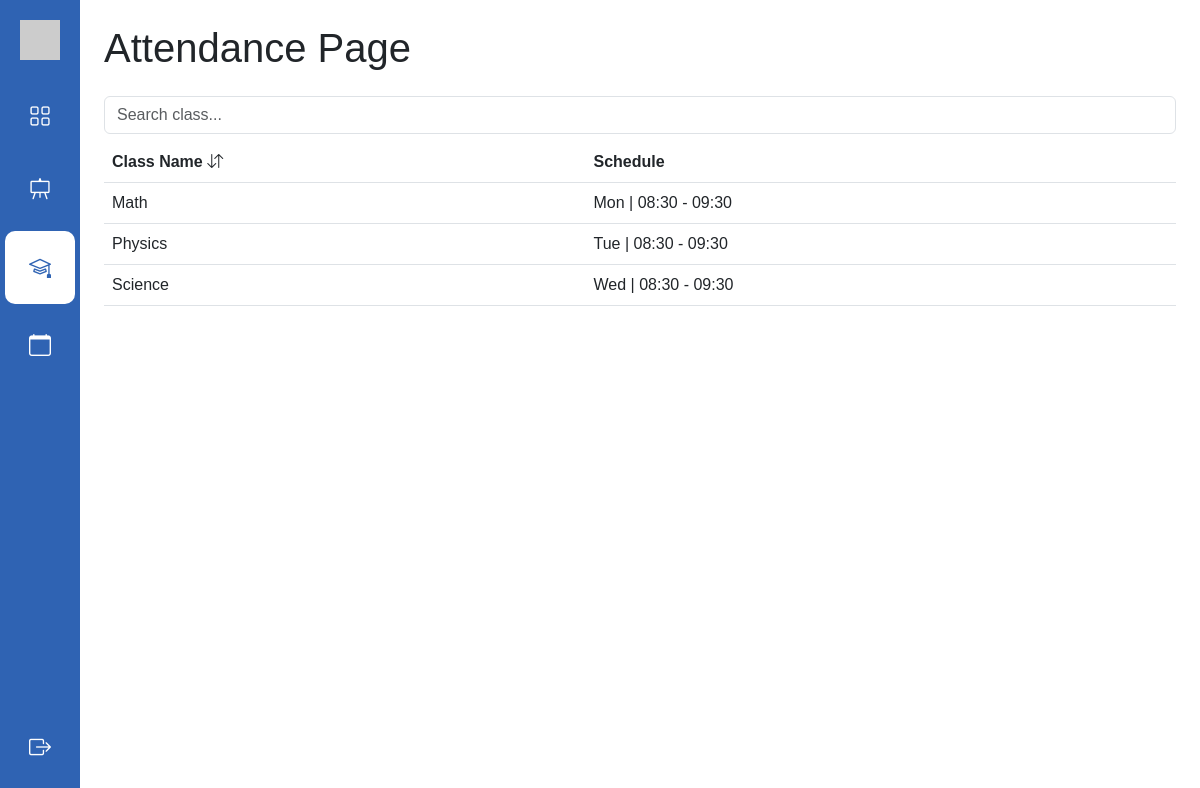
Page /attendance/ (signed in) on the earlier database version.
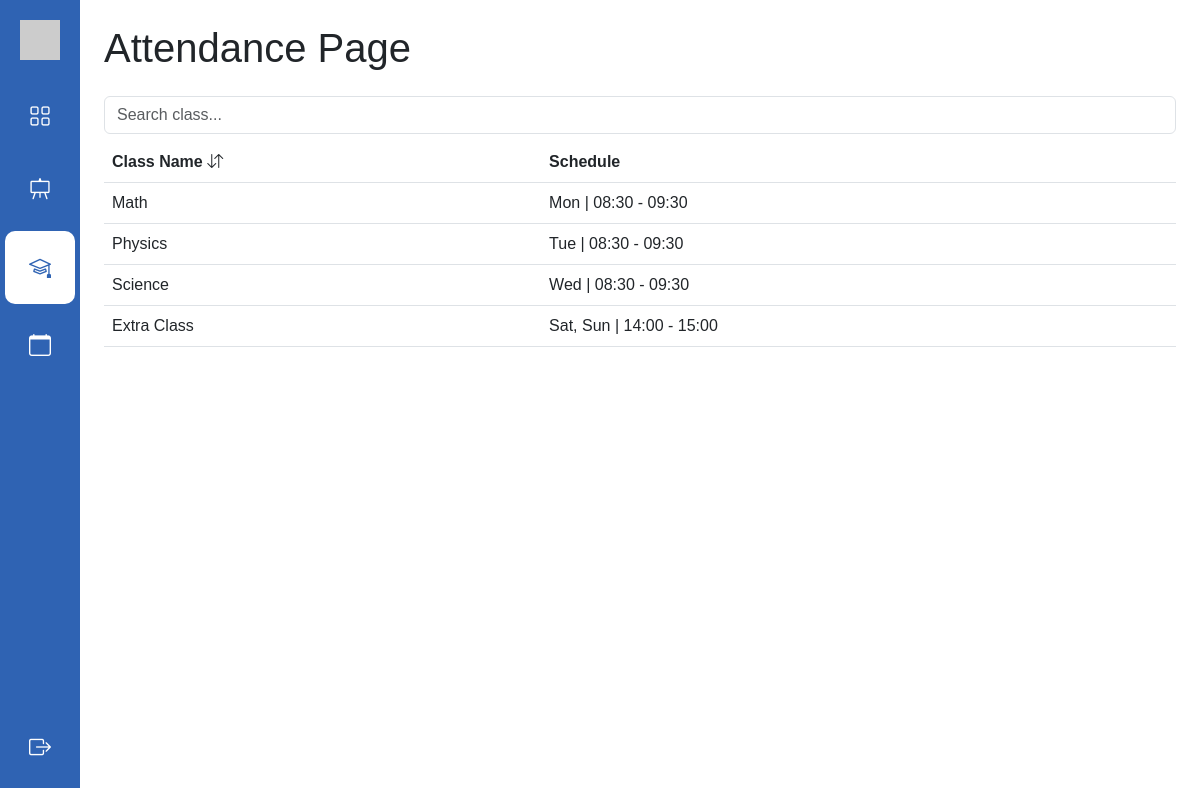
Same page on the later database version.
### record/models.py (models this page shows, shortened)
class ClassRoom(models.Model):
    user = models.ForeignKey(User, on_delete=models.CASCADE)
    name = models.CharField(max_length=255)
    year = models.CharField(max_length=50, blank=True)
    room = models.CharField(max_length=100, blank=True)
    schedule = models.CharField(max_length=255, blank=True)
    description = models.TextField(blank=True)

### record/views.py (the view)
# urls.py: path('attendance/', views.attendance, name='attendance'),
@login_required(login_url='login')
def attendance(request):
    classrooms = ClassRoom.objects.filter(user=request.user)
    return render(request, 'attendance.html', {
        'classrooms': classrooms
    })

### record/templates/attendance.html (shortened to what this page needs)
{% extends 'main_page.html' %}
{% load static %}
{% block content %}
<link rel="stylesheet" href="{% static 'css/attendance.css' %}">
<h1 class="mb-4">Attendance Page</h1>
<div id="classTableSection">
    <input type="text" id="searchClass" class="form-control mb-2" placeholder="Search class...">
    <table class="table table-hover" id="classTable">
        <thead>
            <tr>
                <th onclick="sortTable('classTable', 0)">
                    Class Name <i class="bi bi-arrow-down-up"></i>
                </th>
                <th>Schedule</th>
            </tr>
        </thead>
        <tbody>
            {% for classroom in classrooms %}
            <tr class="clickable-row" data-class-id="{{ classroom.id }}">
                <td>{{ classroom.name }}</td>
                <td>{{ classroom.schedule }}</td>
            </tr>
            {% empty %}
            <tr>
                <td colspan="2">No classes found</td>
            </tr>
            {% endfor %}
        </tbody>
    </table>
</div>
{% endblock %}

### record/templates/main_page.html (shortened to what this page needs)
{% load static %}
<!DOCTYPE html>
<html lang="en">
<head>
    <link href="https://cdn.jsdelivr.net/npm/bootstrap@5.3.0/dist/css/bootstrap.min.css" rel="stylesheet">
    <link href="https://cdn.jsdelivr.net/npm/bootstrap-icons/font/bootstrap-icons.css" rel="stylesheet">
    <link rel="stylesheet" href="{% static 'css/main_page.css' %}">
</head>
<body>
<div class="d-flex">
    <div class="sidebar d-flex flex-column justify-content-between">
        <div>
            <div class="logo text-center">
                <div class="logo-box"></div>
            </div>
            <ul class="nav flex-column text-center">
                <li class="nav-item">
                    <a href="{% url 'dashboard' %}"
                       class="nav-link {% if request.path == '/dashboard/' %}active{% endif %}"
                       data-bs-toggle="tooltip" title="Dashboard">
                        <i class="bi bi-grid"></i>
                    </a>
                </li>
                <li class="nav-item">
                    <a href="{% url 'classroom' %}"
                       class="nav-link {% if request.path == '/classroom/' %}active{% endif %}"
                       data-bs-toggle="tooltip" title="Classroom">
                        <i class="bi bi-easel"></i>
                    </a>
                </li>
                <li class="nav-item">
                    <a href="{% url 'attendance' %}"
                       class="nav-link {% if request.path == '/attendance/' %}active{% endif %}"
                       data-bs-toggle="tooltip" title="Attendance">
                        <i class="bi bi-mortarboard"></i>
                    </a>
                </li>
                <li class="nav-item">
                    <a href="{% url 'schedule' %}"
                       class="nav-link {% if request.path == '/schedule/' %}active{% endif %}"
                       data-bs-toggle="tooltip" title="Calendar">
                        <i class="bi bi-calendar"></i>
                    </a>
                </li>
            </ul>
        </div>
        <div class="text-center mb-3">
            <a href="#" id="logoutBtn" class="nav-link" data-bs-toggle="tooltip" title="Logout">
                <i class="bi bi-box-arrow-right"></i>
            </a>
        </div>
    </div>
    <div class="content flex-grow-1 p-4">
        {% block content %}{% endblock %}
    </div>
</div>
</body>
</html>

### record/static/css/main_page.css (style rules this page uses)
body { margin: 0; font-family: Arial, Helvetica, sans-serif; }
.sidebar { width: 80px; height: 100vh; background-color: #2f63b3; color: white; position: fixed; }
.logo { padding: 20px 0; }
.logo-box { width: 40px; height: 40px; background-color: #ccc; margin: 0 auto; }
.nav-link { color: white; padding: 20px 0; font-size: 22px; transition: 0.3s; }
.nav-link.active { background-color: white; color: #2f63b3; border-radius: 10px; margin: 5px; }
.content { margin-left: 80px; }

### record/static/css/attendance.css (style rules this page uses)
body { font-family: Arial, Helvetica, sans-serif; }
.clickable-row { cursor: pointer; }

Differences in the rows shown:
added ClassRoom: name "Extra Class", schedule "Sat, Sun | 14:00 - 15:00"
